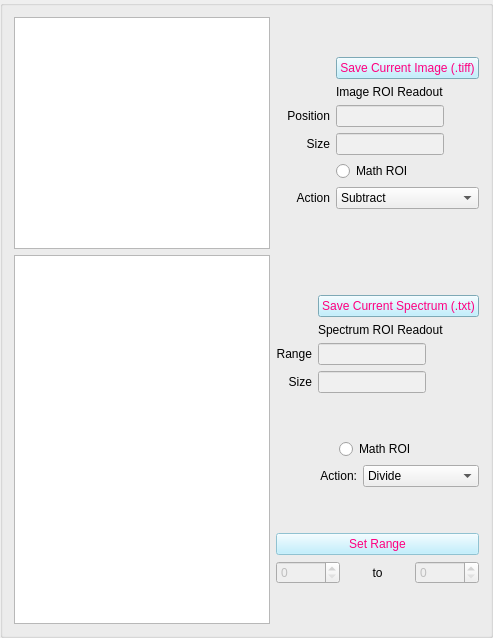
     <widget class="QGroupBox" name="groupBox_6">
      <property name="sizePolicy">
       <sizepolicy hsizetype="Minimum" vsizetype="Preferred">
        <horstretch>0</horstretch>
        <verstretch>0</verstretch>
       </sizepolicy>
      </property>
      <property name="styleSheet">
       <string notr="true">font:12pt &quot;Segoe UI&quot;;</string>
      </property>
      <property name="title">
       <string/>
      </property>
      <layout class="QGridLayout" name="gridLayout_23">
       <item row="0" column="1">
        <layout class="QGridLayout" name="gridLayout_6">
         <item row="4" column="1">
          <widget class="QLineEdit" name="le_roi_size">
           <property name="sizePolicy">
            <sizepolicy hsizetype="Fixed" vsizetype="Fixed">
             <horstretch>0</horstretch>
             <verstretch>0</verstretch>
            </sizepolicy>
           </property>
           <property name="styleSheet">
            <string notr="true">color: rgb(255, 75, 52);
background-color: rgb(240, 240, 240);</string>
           </property>
           <property name="readOnly">
            <bool>true</bool>
           </property>
          </widget>
         </item>
         <item row="3" column="1">
          <widget class="QLineEdit" name="le_roi">
           <property name="sizePolicy">
            <sizepolicy hsizetype="Fixed" vsizetype="Fixed">
             <horstretch>0</horstretch>
             <verstretch>0</verstretch>
            </sizepolicy>
           </property>
           <property name="styleSheet">
            <string notr="true">color: rgb(255, 75, 52);
background-color: rgb(240, 240, 240);</string>
           </property>
           <property name="readOnly">
            <bool>true</bool>
           </property>
          </widget>
         </item>
         <item row="4" column="0">
          <widget class="QLabel" name="label_28">
           <property name="styleSheet">
            <string notr="true">font: 75 10pt &quot;MS Shell Dlg 2&quot;;</string>
           </property>
           <property name="text">
            <string>Size</string>
           </property>
           <property name="alignment">
            <set>Qt::AlignRight|Qt::AlignTrailing|Qt::AlignVCenter</set>
           </property>
          </widget>
         </item>
         <item row="0" column="1">
          <spacer name="verticalSpacer_10">
           <property name="orientation">
            <enum>Qt::Vertical</enum>
           </property>
           <property name="sizeHint" stdset="0">
            <size>
             <width>20</width>
             <height>40</height>
            </size>
           </property>
          </spacer>
         </item>
         <item row="3" column="0">
          <widget class="QLabel" name="label_4">
           <property name="text">
            <string>Position</string>
           </property>
           <property name="alignment">
            <set>Qt::AlignRight|Qt::AlignTrailing|Qt::AlignVCenter</set>
           </property>
          </widget>
         </item>
         <item row="7" column="1">
          <spacer name="verticalSpacer_8">
           <property name="orientation">
            <enum>Qt::Vertical</enum>
           </property>
           <property name="sizeHint" stdset="0">
            <size>
             <width>20</width>
             <height>40</height>
            </size>
           </property>
          </spacer>
         </item>
         <item row="5" column="1">
          <widget class="QRadioButton" name="rb_math_roi_img">
           <property name="text">
            <string>Math ROI</string>
           </property>
          </widget>
         </item>
         <item row="6" column="0">
          <widget class="QLabel" name="label_14">
           <property name="text">
            <string>Action</string>
           </property>
           <property name="alignment">
            <set>Qt::AlignRight|Qt::AlignTrailing|Qt::AlignVCenter</set>
           </property>
          </widget>
         </item>
         <item row="2" column="1">
          <widget class="QLabel" name="label_7">
           <property name="text">
            <string>Image ROI Readout</string>
           </property>
          </widget>
         </item>
         <item row="6" column="1">
          <widget class="QComboBox" name="cb_img_roi_action">
           <item>
            <property name="text">
             <string>Subtract</string>
            </property>
           </item>
           <item>
            <property name="text">
             <string>Divide</string>
            </property>
           </item>
           <item>
            <property name="text">
             <string>Add</string>
            </property>
           </item>
           <item>
            <property name="text">
             <string>Compare</string>
            </property>
           </item>
          </widget>
         </item>
         <item row="1" column="1">
          <widget class="QPushButton" name="pb_save_disp_img">
           <property name="styleSheet">
            <string notr="true">background-color: rgb(175, 236, 255);
color: rgb(255, 0, 127);</string>
           </property>
           <property name="text">
            <string>Save Current Image (.tiff)</string>
           </property>
          </widget>
         </item>
        </layout>
       </item>
       <item row="1" column="0">
        <widget class="PlotWidget" name="spectrum_view"/>
       </item>
       <item row="1" column="1">
        <layout class="QGridLayout" name="gridLayout_22">
         <item row="0" column="0">
          <layout class="QGridLayout" name="gridLayout_11">
           <item row="4" column="0">
            <widget class="QLabel" name="label_8">
             <property name="text">
              <string>Range</string>
             </property>
             <property name="alignment">
              <set>Qt::AlignRight|Qt::AlignTrailing|Qt::AlignVCenter</set>
             </property>
            </widget>
           </item>
           <item row="4" column="1">
            <widget class="QLineEdit" name="le_spec_roi">
             <property name="sizePolicy">
              <sizepolicy hsizetype="Fixed" vsizetype="Fixed">
               <horstretch>0</horstretch>
               <verstretch>0</verstretch>
              </sizepolicy>
             </property>
             <property name="styleSheet">
              <string notr="true">color: rgb(255, 75, 52);
background-color: rgb(240, 240, 240);</string>
             </property>
             <property name="readOnly">
              <bool>true</bool>
             </property>
            </widget>
           </item>
           <item row="5" column="0">
            <widget class="QLabel" name="label_29">
             <property name="styleSheet">
              <string notr="true">font: 75 10pt &quot;MS Shell Dlg 2&quot;;</string>
             </property>
             <property name="text">
              <string>Size</string>
             </property>
             <property name="alignment">
              <set>Qt::AlignRight|Qt::AlignTrailing|Qt::AlignVCenter</set>
             </property>
            </widget>
           </item>
           <item row="1" column="1">
            <spacer name="verticalSpacer_7">
             <property name="orientation">
              <enum>Qt::Vertical</enum>
             </property>
             <property name="sizeHint" stdset="0">
              <size>
               <width>20</width>
               <height>40</height>
              </size>
             </property>
            </spacer>
           </item>
           <item row="5" column="1">
            <widget class="QLineEdit" name="le_spec_roi_size">
             <property name="sizePolicy">
              <sizepolicy hsizetype="Fixed" vsizetype="Fixed">
               <horstretch>0</horstretch>
               <verstretch>0</verstretch>
              </sizepolicy>
             </property>
             <property name="styleSheet">
              <string notr="true">color: rgb(255, 75, 52);
background-color: rgb(240, 240, 240);</string>
             </property>
             <property name="readOnly">
              <bool>true</bool>
             </property>
            </widget>
           </item>
           <item row="3" column="1">
            <widget class="QLabel" name="label_3">
             <property name="text">
              <string>Spectrum ROI Readout</string>
             </property>
            </widget>
           </item>
           <item row="6" column="1">
            <spacer name="verticalSpacer_3">
             <property name="orientation">
              <enum>Qt::Vertical</enum>
             </property>
             <property name="sizeHint" stdset="0">
              <size>
               <width>20</width>
               <height>40</height>
              </size>
             </property>
            </spacer>
           </item>
           <item row="2" column="1">
            <widget class="QPushButton" name="pb_save_disp_spec">
             <property name="styleSheet">
              <string notr="true">background-color: rgb(175, 236, 255);
color: rgb(255, 0, 127);</string>
             </property>
             <property name="text">
              <string>Save Current Spectrum (.txt)</string>
             </property>
            </widget>
           </item>
          </layout>
         </item>
         <item row="1" column="0">
          <layout class="QGridLayout" name="gridLayout_19">
           <item row="0" column="1">
            <widget class="QRadioButton" name="rb_math_roi">
             <property name="sizePolicy">
              <sizepolicy hsizetype="Preferred" vsizetype="Fixed">
               <horstretch>0</horstretch>
               <verstretch>0</verstretch>
              </sizepolicy>
             </property>
             <property name="text">
              <string>Math ROI</string>
             </property>
             <property name="checkable">
              <bool>true</bool>
             </property>
             <property name="checked">
              <bool>false</bool>
             </property>
            </widget>
           </item>
           <item row="1" column="0" colspan="3">
            <layout class="QGridLayout" name="gridLayout_14">
             <item row="0" column="0">
              <widget class="QLabel" name="label_13">
               <property name="text">
                <string>Action:</string>
               </property>
               <property name="alignment">
                <set>Qt::AlignRight|Qt::AlignTrailing|Qt::AlignVCenter</set>
               </property>
              </widget>
             </item>
             <item row="0" column="1">
              <widget class="QComboBox" name="cb_roi_operation">
               <item>
                <property name="text">
                 <string>Divide</string>
                </property>
               </item>
               <item>
                <property name="text">
                 <string>Subtract</string>
                </property>
               </item>
               <item>
                <property name="text">
                 <string>Add</string>
                </property>
               </item>
               <item>
                <property name="text">
                 <string>Correlation Plot</string>
                </property>
               </item>
              </widget>
             </item>
            </layout>
           </item>
          </layout>
         </item>
         <item row="3" column="0">
          <layout class="QGridLayout" name="gridLayout_12">
           <item row="2" column="0">
            <spacer name="verticalSpacer_9">
             <property name="orientation">
              <enum>Qt::Vertical</enum>
             </property>
             <property name="sizeHint" stdset="0">
              <size>
               <width>20</width>
               <height>40</height>
              </size>
             </property>
            </spacer>
           </item>
           <item row="1" column="1">
            <widget class="QLabel" name="label_21">
             <property name="text">
              <string>to</string>
             </property>
             <property name="alignment">
              <set>Qt::AlignCenter</set>
             </property>
            </widget>
           </item>
           <item row="1" column="0">
            <widget class="QDoubleSpinBox" name="sb_roi_spec_s">
             <property name="enabled">
              <bool>false</bool>
             </property>
             <property name="decimals">
              <number>0</number>
             </property>
             <property name="maximum">
              <double>50000.000000000000000</double>
             </property>
             <property name="singleStep">
              <double>5.000000000000000</double>
             </property>
            </widget>
           </item>
           <item row="1" column="2">
            <widget class="QDoubleSpinBox" name="sb_roi_spec_e">
             <property name="enabled">
              <bool>false</bool>
             </property>
             <property name="decimals">
              <number>0</number>
             </property>
             <property name="maximum">
              <double>50000.000000000000000</double>
             </property>
             <property name="singleStep">
              <double>5.000000000000000</double>
             </property>
            </widget>
           </item>
           <item row="0" column="0" colspan="3">
            <widget class="QPushButton" name="pb_set_spec_roi">
             <property name="enabled">
              <bool>false</bool>
             </property>
             <property name="styleSheet">
              <string notr="true">background-color: rgb(175, 236, 255);
color: rgb(255, 0, 127);
</string>
             </property>
             <property name="text">
              <string>Set Range</string>
             </property>
            </widget>
           </item>
          </layout>
         </item>
         <item row="2" column="0">
          <spacer name="verticalSpacer_4">
           <property name="orientation">
            <enum>Qt::Vertical</enum>
           </property>
           <property name="sizeHint" stdset="0">
            <size>
             <width>20</width>
             <height>40</height>
            </size>
           </property>
          </spacer>
         </item>
        </layout>
       </item>
       <item row="0" column="0">
        <widget class="ImageView" name="image_view">
         <property name="sizePolicy">
          <sizepolicy hsizetype="Expanding" vsizetype="Expanding">
           <horstretch>0</horstretch>
           <verstretch>0</verstretch>
          </sizepolicy>
         </property>
        </widget>
       </item>
      </layout>
     </widget>
